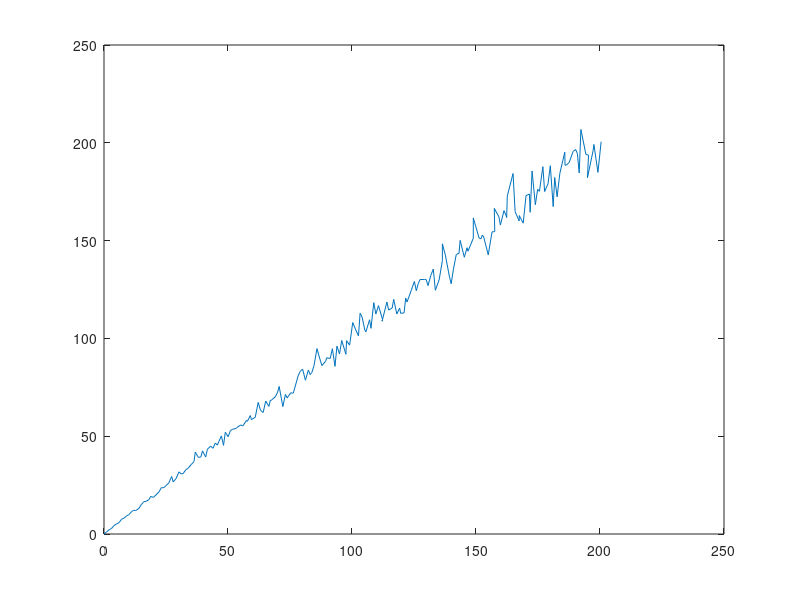
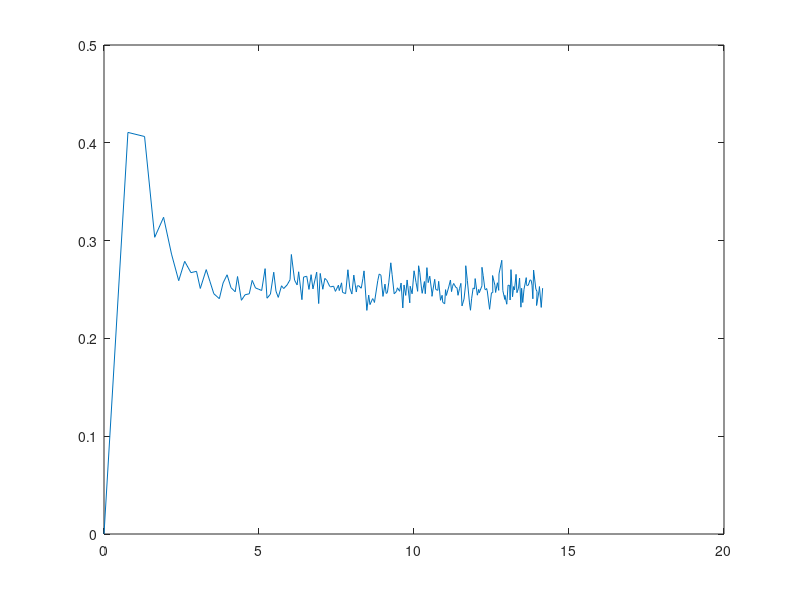
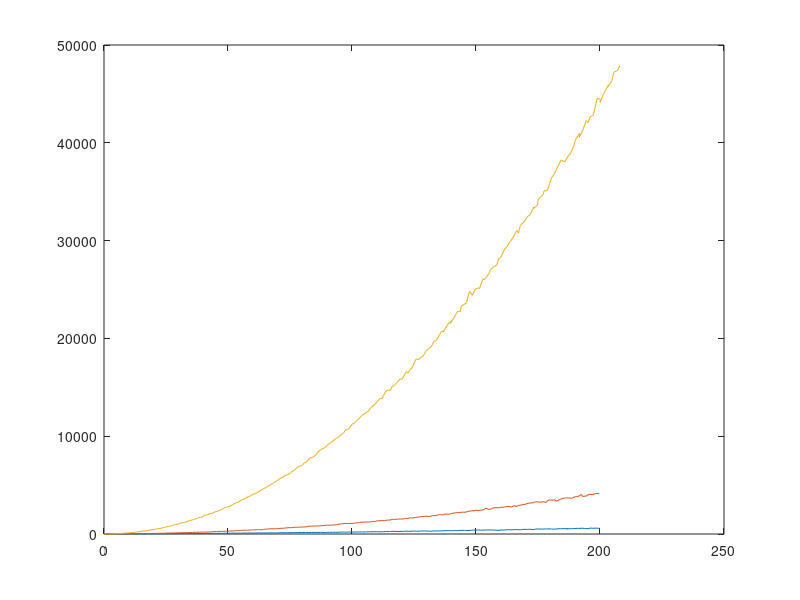
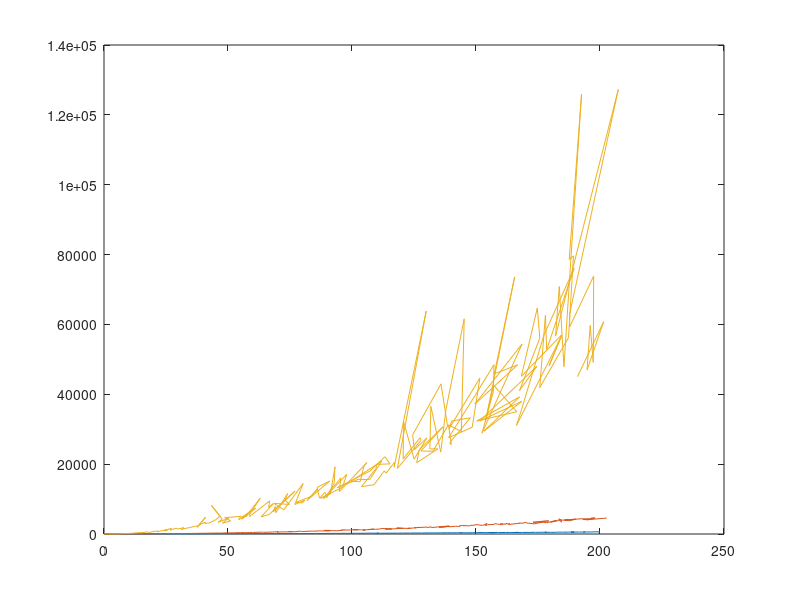

Write the MATLAB code that produced these figures, in order.
%% Setup
clear all
clc

seed = 67;
rng(seed)

%% Draw RVs from different types of Poisson distributions and see mean-variance relationship
n_trials = 1000;
lambda = 0:200;

lambda_mat = repmat(lambda.', 1, n_trials);

% Poisson and square-root transformed Poisson variable
poisson_rv = poissrnd(lambda_mat);

figure(1); plot(mean(poisson_rv, 2), var(poisson_rv, 0, 2))
figure(2); plot(mean(sqrt(poisson_rv), 2), var(sqrt(poisson_rv), 0, 2))

% Classic modulated Poisson
figure(3);
var_gain = [0.01, 0.1, 1.0];   % variance of the gain
for iG = 1:length(var_gain)
    r = 1 / var_gain(iG);
    s = var_gain(iG);
    G = repmat(gamrnd(r, s, [n_trials, 1]), 1, length(lambda))';

    mod_poisson_rv = poissrnd(lambda_mat .* G);
    plot(mean(mod_poisson_rv, 2), var(mod_poisson_rv, 0, 2))
    hold on;
end

% Classic modulated Poisson after transformation
figure(4)
var_gain = [0.01, 0.1, 1.0];   % variance of the gain
for iG = 1:length(var_gain)
    sigma = diag(repmat(var_gain(iG), 1, length(lambda)));
    mu = -0.5 * diag(sigma);
    gain = exp(mvnrnd(mu, sigma, n_trials))';

    mod_poisson_rv = poissrnd(lambda_mat .* gain);
    % mod_poisson_hat_rv = 2 / exp(diag(sigma) - 1) * asinh(exp(diag(sigma) - 1) .* sqrt(mod_poisson_rv));
    plot(mean(mod_poisson_rv, 2), var(mod_poisson_rv, 0, 2))
    hold on;
end
